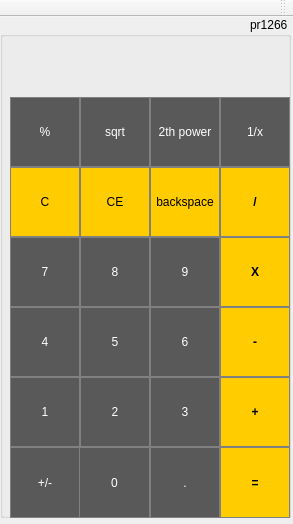
<?xml version="1.0" encoding="UTF-8"?>
<ui version="4.0">
 <class>MainWindow</class>
 <widget class="QMainWindow" name="MainWindow">
  <property name="geometry">
   <rect>
    <x>0</x>
    <y>0</y>
    <width>293</width>
    <height>524</height>
   </rect>
  </property>
  <property name="cursor">
   <cursorShape>PointingHandCursor</cursorShape>
  </property>
  <property name="windowTitle">
   <string>MainWindow</string>
  </property>
  <property name="layoutDirection">
   <enum>Qt::RightToLeft</enum>
  </property>
  <widget class="QWidget" name="centralWidget">
   <widget class="QGroupBox" name="groupBox">
    <property name="geometry">
     <rect>
      <x>0</x>
      <y>0</y>
      <width>291</width>
      <height>501</height>
     </rect>
    </property>
    <property name="title">
     <string>pr1266</string>
    </property>
    <widget class="QPushButton" name="backspace">
     <property name="geometry">
      <rect>
       <x>150</x>
       <y>150</y>
       <width>70</width>
       <height>70</height>
      </rect>
     </property>
     <property name="styleSheet">
      <string notr="true">QPushButton{
background-color:rgb(255, 204, 0);
color:black;
border:1px solid gray;
}

QPushButton:pressed{
background-color:qlineagradient(x1:0,y1:0,x2:0,y2:1, stop: 0 #FF7832 , stop: 1 #FF9739);
}</string>
     </property>
     <property name="text">
      <string>backspace</string>
     </property>
    </widget>
    <widget class="QPushButton" name="dot">
     <property name="geometry">
      <rect>
       <x>150</x>
       <y>430</y>
       <width>70</width>
       <height>71</height>
      </rect>
     </property>
     <property name="styleSheet">
      <string notr="true">QPushButton{
background-color:rgb(89,89,89);
color:white;
border:1px solid gray;
}
QPushButton::pressed{
background-color:qlineargadient(x1:0,y1:0;x2:0,y2:1,stop: 0 #dadbde , stop 1 #f6f7fa);
}</string>
     </property>
     <property name="text">
      <string>.</string>
     </property>
    </widget>
    <widget class="QPushButton" name="clear">
     <property name="geometry">
      <rect>
       <x>10</x>
       <y>150</y>
       <width>70</width>
       <height>70</height>
      </rect>
     </property>
     <property name="styleSheet">
      <string notr="true">QPushButton{
background-color:rgb(255, 204, 0);
color:black;
border:1px solid gray;
}

QPushButton:pressed{
background-color:qlineagradient(x1:0,y1:0,x2:0,y2:1, stop: 0 #FF7832 , stop: 1 #FF9739);
}</string>
     </property>
     <property name="text">
      <string>C</string>
     </property>
    </widget>
    <widget class="QPushButton" name="number8">
     <property name="geometry">
      <rect>
       <x>80</x>
       <y>220</y>
       <width>70</width>
       <height>70</height>
      </rect>
     </property>
     <property name="styleSheet">
      <string notr="true">QPushButton{
background-color:rgb(89,89,89);
color:white;
border:1px solid gray;
}
QPushButton::pressed{
background-color:qlineargadient(x1:0,y1:0;x2:0,y2:1,stop: 0 #dadbde , stop 1 #f6f7fa);
}</string>
     </property>
     <property name="text">
      <string>8</string>
     </property>
    </widget>
    <widget class="QPushButton" name="number0">
     <property name="geometry">
      <rect>
       <x>79</x>
       <y>430</y>
       <width>71</width>
       <height>71</height>
      </rect>
     </property>
     <property name="styleSheet">
      <string notr="true">QPushButton{
background-color:rgb(89,89,89);
color:white;
border:1px solid gray;
}
QPushButton::pressed{
background-color:qlineargadient(x1:0,y1:0;x2:0,y2:1,stop: 0 #dadbde , stop 1 #f6f7fa);
}</string>
     </property>
     <property name="text">
      <string>0</string>
     </property>
    </widget>
    <widget class="QPushButton" name="number4">
     <property name="geometry">
      <rect>
       <x>10</x>
       <y>290</y>
       <width>70</width>
       <height>70</height>
      </rect>
     </property>
     <property name="styleSheet">
      <string notr="true">QPushButton{
background-color:rgb(89,89,89);
color:white;
border:1px solid gray;
}
QPushButton::pressed{
background-color:qlineargadient(x1:0,y1:0;x2:0,y2:1,stop: 0 #dadbde , stop 1 #f6f7fa);
}</string>
     </property>
     <property name="text">
      <string>4</string>
     </property>
    </widget>
    <widget class="QPushButton" name="plus">
     <property name="geometry">
      <rect>
       <x>220</x>
       <y>360</y>
       <width>70</width>
       <height>70</height>
      </rect>
     </property>
     <property name="font">
      <font>
       <weight>75</weight>
       <bold>true</bold>
      </font>
     </property>
     <property name="styleSheet">
      <string notr="true">QPushButton{
background-color:rgb(255, 204, 0);
color:black;
border:1px solid gray;
}

QPushButton:pressed{
background-color:qlineagradient(x1:0,y1:0,x2:0,y2:1, stop: 0 #FF7832 , stop: 1 #FF9739);
}</string>
     </property>
     <property name="text">
      <string>+</string>
     </property>
    </widget>
    <widget class="QPushButton" name="number7">
     <property name="geometry">
      <rect>
       <x>10</x>
       <y>220</y>
       <width>70</width>
       <height>70</height>
      </rect>
     </property>
     <property name="styleSheet">
      <string notr="true">QPushButton{
background-color:rgb(89,89,89);
color:white;
border:1px solid gray;
}
QPushButton::pressed{
background-color:qlineargadient(x1:0,y1:0;x2:0,y2:1,stop: 0 #dadbde , stop 1 #f6f7fa);
}</string>
     </property>
     <property name="text">
      <string>7</string>
     </property>
    </widget>
    <widget class="QPushButton" name="number1">
     <property name="geometry">
      <rect>
       <x>10</x>
       <y>360</y>
       <width>70</width>
       <height>70</height>
      </rect>
     </property>
     <property name="styleSheet">
      <string notr="true">QPushButton{
background-color:rgb(89,89,89);
color:white;
border:1px solid gray;
}
QPushButton::pressed{
background-color:qlineargadient(x1:0,y1:0;x2:0,y2:1,stop: 0 #dadbde , stop 1 #f6f7fa);
}</string>
     </property>
     <property name="text">
      <string>1</string>
     </property>
    </widget>
    <widget class="QLabel" name="label">
     <property name="geometry">
      <rect>
       <x>10</x>
       <y>10</y>
       <width>281</width>
       <height>70</height>
      </rect>
     </property>
     <property name="font">
      <font>
       <family>Mj_TV Bold</family>
       <pointsize>20</pointsize>
       <weight>75</weight>
       <bold>true</bold>
       <underline>true</underline>
      </font>
     </property>
     <property name="cursor">
      <cursorShape>PointingHandCursor</cursorShape>
     </property>
     <property name="focusPolicy">
      <enum>Qt::StrongFocus</enum>
     </property>
     <property name="contextMenuPolicy">
      <enum>Qt::ActionsContextMenu</enum>
     </property>
     <property name="styleSheet">
      <string notr="true">QLable{
qproperty-alignment:'AlignVCenter | AlignRight';
border:1px solid gray;
}

background-color:white;</string>
     </property>
     <property name="text">
      <string/>
     </property>
     <property name="textFormat">
      <enum>Qt::RichText</enum>
     </property>
     <property name="wordWrap">
      <bool>true</bool>
     </property>
    </widget>
    <widget class="QPushButton" name="radikal">
     <property name="geometry">
      <rect>
       <x>80</x>
       <y>80</y>
       <width>70</width>
       <height>70</height>
      </rect>
     </property>
     <property name="styleSheet">
      <string notr="true">QPushButton{
background-color:rgb(89,89,89);
border:1px solid gray;
color:white;
}
QPushButton::pressed{
background-color:qlineargadient(x1: 0, y1: 0 , x2: 0 , y2: 1, stop : 0 #BEBEBE , stop : 1 #D7D7D7);
}</string>
     </property>
     <property name="text">
      <string>sqrt</string>
     </property>
    </widget>
    <widget class="QPushButton" name="number5">
     <property name="geometry">
      <rect>
       <x>80</x>
       <y>290</y>
       <width>70</width>
       <height>70</height>
      </rect>
     </property>
     <property name="styleSheet">
      <string notr="true">QPushButton{
background-color:rgb(89,89,89);
color:white;
border:1px solid gray;
}
QPushButton::pressed{
background-color:qlineargadient(x1:0,y1:0;x2:0,y2:1,stop: 0 #dadbde , stop 1 #f6f7fa);
}</string>
     </property>
     <property name="text">
      <string>5</string>
     </property>
    </widget>
    <widget class="QPushButton" name="pow">
     <property name="geometry">
      <rect>
       <x>150</x>
       <y>80</y>
       <width>70</width>
       <height>70</height>
      </rect>
     </property>
     <property name="styleSheet">
      <string notr="true">QPushButton{
background-color:rgb(89,89,89);
border:1px solid gray;
color:white;
}
QPushButton::pressed{
background-color:qlineargadient(x1: 0, y1: 0 , x2: 0 , y2: 1, stop : 0 #BEBEBE , stop : 1 #D7D7D7);
}</string>
     </property>
     <property name="text">
      <string>2th power</string>
     </property>
    </widget>
    <widget class="QPushButton" name="zarb">
     <property name="geometry">
      <rect>
       <x>220</x>
       <y>220</y>
       <width>70</width>
       <height>70</height>
      </rect>
     </property>
     <property name="font">
      <font>
       <weight>75</weight>
       <bold>true</bold>
      </font>
     </property>
     <property name="styleSheet">
      <string notr="true">QPushButton{
background-color:rgb(255, 204, 0);
color:black;
border:1px solid gray;
}

QPushButton:pressed{
background-color:qlineagradient(x1:0,y1:0,x2:0,y2:1, stop: 0 #FF7832 , stop: 1 #FF9739);
}</string>
     </property>
     <property name="text">
      <string>X</string>
     </property>
    </widget>
    <widget class="QPushButton" name="taghsim">
     <property name="geometry">
      <rect>
       <x>220</x>
       <y>150</y>
       <width>70</width>
       <height>70</height>
      </rect>
     </property>
     <property name="font">
      <font>
       <weight>75</weight>
       <bold>true</bold>
      </font>
     </property>
     <property name="styleSheet">
      <string notr="true">QPushButton{
background-color:rgb(255, 204, 0);
color:black;
border:1px solid gray;
}

QPushButton:pressed{
background-color:qlineagradient(x1:0,y1:0,x2:0,y2:1, stop: 0 #FF7832 , stop: 1 #FF9739);
}</string>
     </property>
     <property name="text">
      <string>/</string>
     </property>
    </widget>
    <widget class="QPushButton" name="sign">
     <property name="geometry">
      <rect>
       <x>10</x>
       <y>430</y>
       <width>70</width>
       <height>71</height>
      </rect>
     </property>
     <property name="styleSheet">
      <string notr="true">QPushButton{
background-color:rgb(89,89,89);
color:white;
border:1px solid gray;
}
QPushButton::pressed{
background-color:qlineargadient(x1:0,y1:0;x2:0,y2:1,stop: 0 #dadbde , stop 1 #f6f7fa);
}</string>
     </property>
     <property name="text">
      <string>+/-</string>
     </property>
    </widget>
    <widget class="QPushButton" name="minus">
     <property name="geometry">
      <rect>
       <x>220</x>
       <y>290</y>
       <width>70</width>
       <height>70</height>
      </rect>
     </property>
     <property name="font">
      <font>
       <weight>75</weight>
       <bold>true</bold>
      </font>
     </property>
     <property name="styleSheet">
      <string notr="true">QPushButton{
background-color:rgb(255, 204, 0);
color:black;
border:1px solid gray;
}

QPushButton:pressed{
background-color:qlineagradient(x1:0,y1:0,x2:0,y2:1, stop: 0 #FF7832 , stop: 1 #FF9739);
}</string>
     </property>
     <property name="text">
      <string>-</string>
     </property>
    </widget>
    <widget class="QPushButton" name="equal">
     <property name="geometry">
      <rect>
       <x>220</x>
       <y>430</y>
       <width>70</width>
       <height>71</height>
      </rect>
     </property>
     <property name="font">
      <font>
       <weight>75</weight>
       <bold>true</bold>
      </font>
     </property>
     <property name="styleSheet">
      <string notr="true">QPushButton{
background-color:rgb(255, 204, 0);
color:black;
border:1px solid gray;
}

QPushButton:pressed{
background-color:qlineagradient(x1:0,y1:0,x2:0,y2:1, stop: 0 #FF7832 , stop: 1 #FF9739);
}</string>
     </property>
     <property name="text">
      <string>=</string>
     </property>
    </widget>
    <widget class="QPushButton" name="inverse">
     <property name="geometry">
      <rect>
       <x>220</x>
       <y>80</y>
       <width>70</width>
       <height>70</height>
      </rect>
     </property>
     <property name="styleSheet">
      <string notr="true">QPushButton{
background-color:rgb(89,89,89);
border:1px solid gray;
color:white;
}
QPushButton::pressed{
background-color:qlineargadient(x1: 0, y1: 0 , x2: 0 , y2: 1, stop : 0 #BEBEBE , stop : 1 #D7D7D7);
}</string>
     </property>
     <property name="text">
      <string>1/x</string>
     </property>
    </widget>
    <widget class="QPushButton" name="number3">
     <property name="geometry">
      <rect>
       <x>150</x>
       <y>360</y>
       <width>70</width>
       <height>70</height>
      </rect>
     </property>
     <property name="styleSheet">
      <string notr="true">QPushButton{
background-color:rgb(89,89,89);
color:white;
border:1px solid gray;
}
QPushButton::pressed{
background-color:qlineargadient(x1:0,y1:0;x2:0,y2:1,stop: 0 #dadbde , stop 1 #f6f7fa);
}</string>
     </property>
     <property name="text">
      <string>3</string>
     </property>
    </widget>
    <widget class="QPushButton" name="number2">
     <property name="geometry">
      <rect>
       <x>80</x>
       <y>360</y>
       <width>70</width>
       <height>70</height>
      </rect>
     </property>
     <property name="styleSheet">
      <string notr="true">QPushButton{
background-color:rgb(89,89,89);
color:white;
border:1px solid gray;
}
QPushButton::pressed{
background-color:qlineargadient(x1:0,y1:0;x2:0,y2:1,stop: 0 #dadbde , stop 1 #f6f7fa);
}</string>
     </property>
     <property name="text">
      <string>2</string>
     </property>
    </widget>
    <widget class="QPushButton" name="number6">
     <property name="geometry">
      <rect>
       <x>150</x>
       <y>290</y>
       <width>70</width>
       <height>70</height>
      </rect>
     </property>
     <property name="styleSheet">
      <string notr="true">QPushButton{
background-color:rgb(89,89,89);
color:white;
border:1px solid gray;
}
QPushButton::pressed{
background-color:qlineargadient(x1:0,y1:0;x2:0,y2:1,stop: 0 #dadbde , stop 1 #f6f7fa);
}</string>
     </property>
     <property name="text">
      <string>6</string>
     </property>
    </widget>
    <widget class="QPushButton" name="number9">
     <property name="geometry">
      <rect>
       <x>150</x>
       <y>220</y>
       <width>70</width>
       <height>70</height>
      </rect>
     </property>
     <property name="styleSheet">
      <string notr="true">QPushButton{
background-color:rgb(89,89,89);
color:white;
border:1px solid gray;
}
QPushButton::pressed{
background-color:qlineargadient(x1:0,y1:0;x2:0,y2:1,stop: 0 #dadbde , stop 1 #f6f7fa);
}</string>
     </property>
     <property name="text">
      <string>9</string>
     </property>
    </widget>
    <widget class="QPushButton" name="ce">
     <property name="geometry">
      <rect>
       <x>80</x>
       <y>150</y>
       <width>70</width>
       <height>70</height>
      </rect>
     </property>
     <property name="styleSheet">
      <string notr="true">QPushButton{
background-color:rgb(255, 204, 0);
color:black;
border:1px solid gray;
}

QPushButton:pressed{
background-color:qlineagradient(x1:0,y1:0,x2:0,y2:1, stop: 0 #FF7832 , stop: 1 #FF9739);
}</string>
     </property>
     <property name="text">
      <string>CE</string>
     </property>
    </widget>
    <widget class="QPushButton" name="darsad">
     <property name="geometry">
      <rect>
       <x>10</x>
       <y>80</y>
       <width>70</width>
       <height>70</height>
      </rect>
     </property>
     <property name="styleSheet">
      <string notr="true">QPushButton{
background-color:rgb(89,89,89);
border:1px solid gray;
color:white;
}
QPushButton::pressed{
background-color:qlineargadient(x1: 0, y1: 0 , x2: 0 , y2: 1, stop : 0 #BEBEBE , stop : 1 #D7D7D7);
}</string>
     </property>
     <property name="text">
      <string>%</string>
     </property>
    </widget>
   </widget>
  </widget>
  <widget class="QToolBar" name="mainToolBar">
   <attribute name="toolBarArea">
    <enum>TopToolBarArea</enum>
   </attribute>
   <attribute name="toolBarBreak">
    <bool>false</bool>
   </attribute>
  </widget>
 </widget>
 <layoutdefault spacing="6" margin="11"/>
 <resources/>
 <connections/>
</ui>
